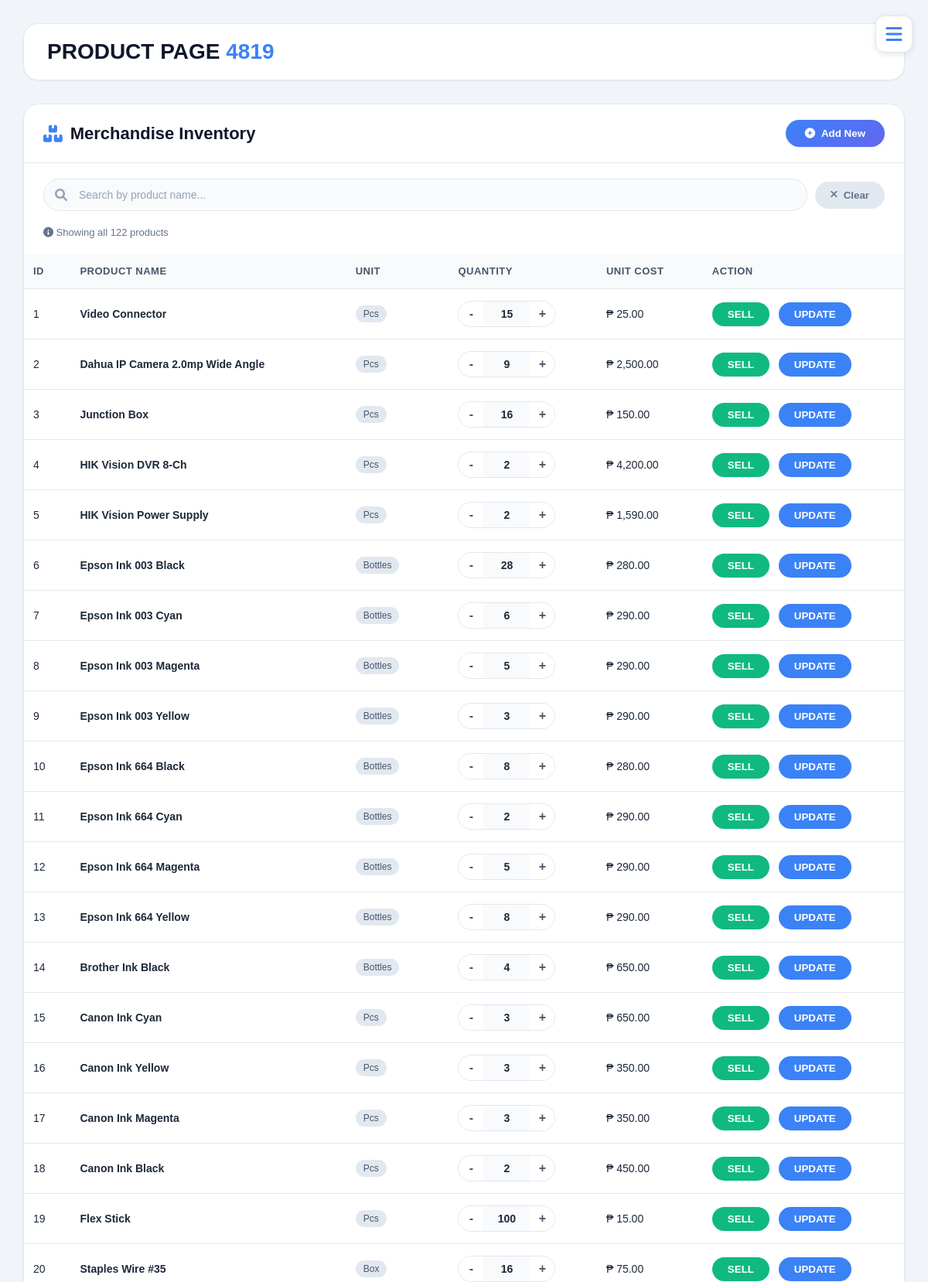
The page /desktop/all_products.php (signed in, upper part) on the database its author committed.
### tables this page shows
CREATE TABLE `merchandise_inventory` (
  `id` int(11) NOT NULL PRIMARY KEY AUTO_INCREMENT,
  `product_name` varchar(255) NOT NULL,
  `unit` varchar(100) DEFAULT NULL,
  `qty_on_hand` int(11) NOT NULL DEFAULT 0,
  `selling_price` int(11) NOT NULL,
  `last_restocked` varchar(100) DEFAULT NULL,
  `description` text DEFAULT NULL,
  `category` varchar(100) DEFAULT NULL
);

### desktop/access_sessions.php (called while the page is built, shortened)
<?php
require_once __DIR__ . '/../DB_Conn/config.php';
$stmt = $pdo->prepare("SELECT * FROM admins WHERE acc_number = ?");
$stmt->execute([$_SESSION['acc_number']]);
$user = $stmt->fetch();
 $currentDateTime = date('D, j M Y g:i A');
$storedDate = $user['last_login_date'] ?? '';
if ($storedDate !== $currentDateTime) {
    $stmt = $pdo->prepare("SELECT * FROM admins WHERE acc_number = ?");
    $stmt->execute([$_SESSION['acc_number']]);
    $user = $stmt->fetch();
}

### desktop/all_products.php (the view, shortened to what this page needs)
<?php
require_once 'access_sessions.php';
$stmt = $pdo->prepare("SELECT * FROM merchandise_inventory");
$stmt->execute();
$allProducts = $stmt->fetchAll();
?>
<!DOCTYPE html>
<html lang="en">
<head>
    <link rel="stylesheet" href="https://cdnjs.cloudflare.com/ajax/libs/font-awesome/6.0.0/css/all.min.css">
</head>
<body>
    <div class="app-wrapper">
        <div class="burger-btn" id="burgerBtn">
            <i class="fas fa-bars"></i>
        </div>
        <main class="main-content">
            <div class="dashboard-header">
                <div class="welcome">
                    <h1>PRODUCT PAGE
                        <span><?php echo htmlspecialchars($user['acc_number']); ?></span>
                    </h1>
                </div>
            </div>
            <div class="merchandise-section">
                <div class="section-header">
                    <h5><i class="fas fa-boxes"></i> Merchandise Inventory</h5>
                    <button class="add-product-btn" id="addProductBtn">
                        <i class="fas fa-plus-circle"></i> Add New
                    </button>
                </div>
                <div style="padding: 20px 25px;">
                    <div class="search-container">
                        <div class="search-input-wrapper">
                            <i class="fas fa-search"></i>
                            <input type="text" id="liveSearchInput" class="search-input"
                                placeholder="Search by product name..." autocomplete="off">
                        </div>
                        <button class="clear-search-btn" id="clearSearchBtn">
                            <i class="fas fa-times"></i> Clear
                        </button>
                    </div>
                    <div id="searchInfo" class="search-info"></div>
                </div>
                <div style="overflow-x: auto;">
                    <table class="inventory-table" id="inventoryTable">
                        <thead>
                            <tr>
                                <th>ID</th>
                                <th>Product Name</th>
                                <th>Unit</th>
                                <th>Quantity</th>
                                <th>Unit Cost</th>
                                <th>Action</th>
                            </tr>
                        </thead>
                        <tbody id="tableBody">
                            <?php if (empty($allProducts)): ?>
                                <tr>
                                    <td colspan="6" style="text-align: center; padding: 40px;">
                                        No merchandise found
                                    </td>
                                </tr>
                            <?php else: ?>
                                <?php foreach ($allProducts as $product): ?>
                                    <tr data-id="<?php echo $product['id']; ?>" id="row-<?php echo $product['id']; ?>"
                                        data-name="<?php echo strtolower(htmlspecialchars($product['product_name'])); ?>"
                                        data-first-letter="<?php echo strtolower(substr(htmlspecialchars($product['product_name']), 0, 1)); ?>">
                                        <td><?php echo $product['id']; ?></td>
                                        <td><strong><?php echo htmlspecialchars($product['product_name']); ?></strong></td>
                                        <td><span class="unit-badge"><?php echo htmlspecialchars($product['unit'] ?? 'Pcs'); ?></span></td>
                                        <td class="qty-cell">
                                            <div class="qty-control">
                                                <button class="qty-btn decrement" data-id="<?php echo $product['id']; ?>">-</button>
                                                <span class="qty-value" id="qty-<?php echo $product['id']; ?>"><?php echo number_format($product['qty_on_hand']); ?></span>
                                                <button class="qty-btn increment" data-id="<?php echo $product['id']; ?>">+</button>
                                            </div>
                                        </td>
                                        <td>₱ <?php echo number_format($product['selling_price'], 2); ?></td>
                                        <td class="action-buttons">
                                            <button class="sell-btn" data-id="<?php echo $product['id']; ?>">SELL</button>
                                            <button class="update-btn" data-id="<?php echo $product['id']; ?>">UPDATE</button>
                                        </td>
                                    </tr>
                                <?php endforeach; ?>
                            <?php endif; ?>
                        </tbody>
                    </table>
                </div>
            </div>
        </main>
    </div>
</body>
</html>

### desktop/all_products.php (style rules this page uses)
* { margin: 0; padding: 0; box-sizing: border-box; font-family: 'Poppins', sans-serif; }
body { background: #f1f5f9; color: #1e293b; min-height: 100vh; display: flex; flex-direction: column; }
.app-wrapper { flex: 1; display: flex; flex-direction: column; }
.main-content { flex: 1; padding: 30px; overflow-y: auto; }
.dashboard-header { display: flex; justify-content: space-between; align-items: center; margin-bottom: 30px; background: #ffffff; padding: 20px 30px; border-radius: 20px; border: 1px solid #e2e8f0; box-shadow: 0 1px 3px rgba(0, 0, 0, 0.05); }
.welcome h1 { font-size: 28px; font-weight: 700; color: #0f172a; }
.welcome span { color: #3b82f6; }
.burger-btn { position: fixed; top: 20px; right: 20px; width: 48px; height: 48px; background: #ffffff; border: 1px solid #e2e8f0; border-radius: 12px; display: flex; align-items: center; justify-content: center; cursor: pointer; z-index: 1001; box-shadow: 0 2px 8px rgba(0, 0, 0, 0.1); transition: all 0.3s; }
.burger-btn i { font-size: 24px; color: #3b82f6; }
.search-container { display: flex; gap: 10px; align-items: center; margin-bottom: 20px; flex-wrap: wrap; }
.search-input-wrapper { flex: 1; position: relative; }
.search-input-wrapper i { position: absolute; left: 15px; top: 50%; transform: translateY(-50%); color: #94a3b8; }
.search-input { width: 100%; padding: 12px 15px 12px 45px; background: #f8fafc; border: 1px solid #e2e8f0; border-radius: 30px; color: #1e293b; font-size: 14px; transition: all 0.3s; }
.search-input::placeholder { color: #94a3b8; }
.search-info { font-size: 13px; color: #64748b; margin-top: 8px; }
.clear-search-btn { background: #e2e8f0; border: none; border-radius: 30px; padding: 10px 20px; color: #64748b; font-weight: 600; cursor: pointer; transition: all 0.3s; display: flex; align-items: center; gap: 8px; }
.add-product-btn { background: linear-gradient(145deg, #3b82f6, #6366f1); border: none; border-radius: 30px; padding: 10px 25px; color: #ffffff; font-weight: 600; cursor: pointer; transition: all 0.3s; display: flex; align-items: center; gap: 8px; box-shadow: 0 2px 4px rgba(0, 0, 0, 0.05); }
.merchandise-section { background: #ffffff; border-radius: 20px; border: 1px solid #e2e8f0; overflow-x: auto; margin-top: 30px; box-shadow: 0 1px 3px rgba(0, 0, 0, 0.05); }
.section-header { padding: 20px 25px; border-bottom: 1px solid #e2e8f0; display: flex; justify-content: space-between; align-items: center; flex-wrap: wrap; gap: 15px; }
.section-header h5 { font-size: 22px; font-weight: 600; display: flex; align-items: center; gap: 10px; color: #0f172a; }
.section-header h5 i { color: #3b82f6; }
.inventory-table { width: 100%; border-collapse: collapse; font-size: 14px; white-space: nowrap; }
.inventory-table th, .inventory-table td { padding: 15px 12px; text-align: left; border-bottom: 1px solid #e2e8f0; vertical-align: middle; }
.inventory-table th { background: #f8fafc; color: #475569; font-weight: 600; position: sticky; top: 0; font-size: 13px; text-transform: uppercase; letter-spacing: 0.5px; }
.inventory-table tr { transition: all 0.2s ease; }
.qty-control { display: inline-flex; align-items: center; background: #f8fafc; border-radius: 40px; border: 1px solid #e2e8f0; overflow: hidden; }
.qty-btn { background: #ffffff; border: none; color: #475569; width: 32px; height: 32px; cursor: pointer; font-size: 16px; font-weight: bold; transition: all 0.2s; display: inline-flex; align-items: center; justify-content: center; }
.qty-value { min-width: 60px; text-align: center; padding: 0 8px; font-weight: 600; color: #1e293b; background: #f8fafc; }
.sell-btn { background: #10b981; border: none; border-radius: 20px; padding: 8px 20px; color: #ffffff; font-weight: 600; cursor: pointer; transition: all 0.3s; margin-right: 8px; }
.update-btn { background: #3b82f6; border: none; border-radius: 20px; padding: 8px 20px; color: #ffffff; font-weight: 600; cursor: pointer; transition: all 0.3s; }
.unit-badge { background: #e2e8f0; padding: 4px 10px; border-radius: 20px; font-size: 12px; display: inline-block; color: #475569; }

### rows shown on the page
merchandise_inventory: id "1", product_name "Video Connector", unit "Pcs", qty_on_hand "15", selling_price "25.00"
merchandise_inventory: id "2", product_name "Dahua IP Camera 2.0mp Wide Angle", unit "Pcs", qty_on_hand "9", selling_price "2,500.00"
merchandise_inventory: id "3", product_name "Junction Box", unit "Pcs", qty_on_hand "16", selling_price "150.00"
merchandise_inventory: id "4", product_name "HIK Vision DVR 8-Ch", unit "Pcs", qty_on_hand "2", selling_price "4,200.00"
merchandise_inventory: id "5", product_name "HIK Vision Power Supply", unit "Pcs", qty_on_hand "2", selling_price "1,590.00"
merchandise_inventory: id "6", product_name "Epson Ink 003 Black", unit "Bottles", qty_on_hand "28", selling_price "280.00"
merchandise_inventory: id "7", product_name "Epson Ink 003 Cyan", unit "Bottles", qty_on_hand "6", selling_price "290.00"
merchandise_inventory: id "8", product_name "Epson Ink 003 Magenta", unit "Bottles", qty_on_hand "5", selling_price "290.00"
merchandise_inventory: id "9", product_name "Epson Ink 003 Yellow", unit "Bottles", qty_on_hand "3", selling_price "290.00"
merchandise_inventory: id "10", product_name "Epson Ink 664 Black", unit "Bottles", qty_on_hand "8", selling_price "280.00"
merchandise_inventory: id "11", product_name "Epson Ink 664 Cyan", unit "Bottles", qty_on_hand "2", selling_price "290.00"
merchandise_inventory: id "12", product_name "Epson Ink 664 Magenta", unit "Bottles", qty_on_hand "5", selling_price "290.00"
merchandise_inventory: id "13", product_name "Epson Ink 664 Yellow", unit "Bottles", qty_on_hand "8", selling_price "290.00"
merchandise_inventory: id "14", product_name "Brother Ink Black", unit "Bottles", qty_on_hand "4", selling_price "650.00"
merchandise_inventory: id "15", product_name "Canon Ink Cyan", unit "Pcs", qty_on_hand "3", selling_price "650.00"
merchandise_inventory: id "16", product_name "Canon Ink Yellow", unit "Pcs", qty_on_hand "3", selling_price "350.00"
merchandise_inventory: id "17", product_name "Canon Ink Magenta", unit "Pcs", qty_on_hand "3", selling_price "350.00"
merchandise_inventory: id "18", product_name "Canon Ink Black", unit "Pcs", qty_on_hand "2", selling_price "450.00"
merchandise_inventory: id "19", product_name "Flex Stick", unit "Pcs", qty_on_hand "100", selling_price "15.00"
merchandise_inventory: id "20", product_name "Staples Wire #35", unit "Box", qty_on_hand "16", selling_price "75.00"

### other values the page prints
$user['acc_number'] "4819"
